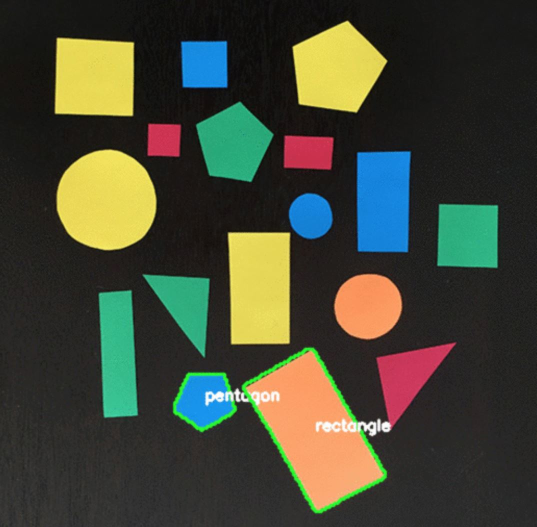
#> input picture shapes_and_colors.JPG, 1073 x 1054 px (shown at 1/2 size)
$ python -i templatematch.py   (imports and definitions only)
#> lines starting #> are read from the running program, lines starting #| are printed output that depends on the picture
import numpy as np
import cv2
import format_obj
import time

AREA_THRESHOLD = 10000
COLORS = ["PINK", "GREEN", "YELLOW", "RED"]

#this defines the threshold for the hsv_mask

low_pink_hsv = np.array([142, 50, 157])
high_pink_hsv = np.array([247, 255, 255])

low_green_hsv = np.array([52, 97, 80])
high_green_hsv = np.array([98, 255, 255])

low_yellow_hsv = np.array([30, 50, 50])
high_yellow_hsv = np.array([45, 255, 255])

low_orange_hsv = np.array([0, 209, 60])
high_orange_hsv = np.array([132, 255, 255])

low_red_hsv = np.array([0, 180, 16])
high_red_hsv = np.array([20, 255, 255])


def getContours(raw_frame, color):
	hsv = cv2.cvtColor(frame,cv2.COLOR_BGR2HSV)

	if(color == "PINK"):
		mask_hsv = cv2.inRange(hsv, low_pink_hsv, high_pink_hsv)
	elif(color == "GREEN"):
		mask_hsv = cv2.inRange(hsv, low_green_hsv, high_green_hsv)
		# tmp = cv2.resize(mask_hsv, (960, 540))
		# cv2.imshow('hsv', tmp)
		# cv2.waitKey(30)
	elif(color == "YELLOW"):
		mask_hsv = cv2.inRange(hsv, low_yellow_hsv, high_yellow_hsv)
	elif(color == "ORANGE"):
		mask_hsv = cv2.inRange(hsv, low_orange_hsv, high_orange_hsv)
	elif(color == "RED"):
		mask_hsv = cv2.inRange(hsv, low_red_hsv, high_red_hsv)


	contours, _ = cv2.findContours(mask_hsv,cv2.RETR_TREE,cv2.CHAIN_APPROX_NONE)

	return contours

def getFeatures(frame, c, color):


	M = cv2.moments(c)

	#this gives details for the smallest bounding box needed, NOTE: DOESN'T ACCOUNT FOR ROTATION
	x, y, w, h = cv2.boundingRect(c)

	#gets the angle of rotation of the bounding box, if its too large, then we should give error
	(_,_),(_,_),angle = cv2.fitEllipse(c)

	#gets perimeter, use this to find out length of contour
	perimeter = cv2.arcLength(c,True)

	epsilon = 0.01*cv2.arcLength(c,True)
	approx = cv2.approxPolyDP(c,epsilon,True)

	#gets number of points that are needed for for the contour
	points = len(approx)

	# [6 lines of commented-out code are left out]
	if color == "RED":
		cv2.drawContours(frame, c, -1, (0, 255, 0), 5)
	else:
		cv2.drawContours(frame, c, -1, (255, 0, 0), 3)

	return (x, y, color, points)


def getBoxArray(frame):
	blur = cv2.GaussianBlur(frame, (11, 11), 0, 0)

	box_arr = []
	for color in COLORS:
		contours = getContours(blur, color)
		for c in contours:
			if cv2.contourArea(c) > AREA_THRESHOLD:
				box_arr.append(getFeatures(frame, c, color))

	return box_arr


def redInArr(array):
	for x in array:
		if x[2] == "RED":
			return True

	return False


def removeRed(array):
	return [i for i in array if i[2] != "RED"]

# [54 lines not run here, left out]

>>> import cv2
>>> picture = cv2.imread('shapes_and_colors.JPG', cv2.IMREAD_GRAYSCALE)
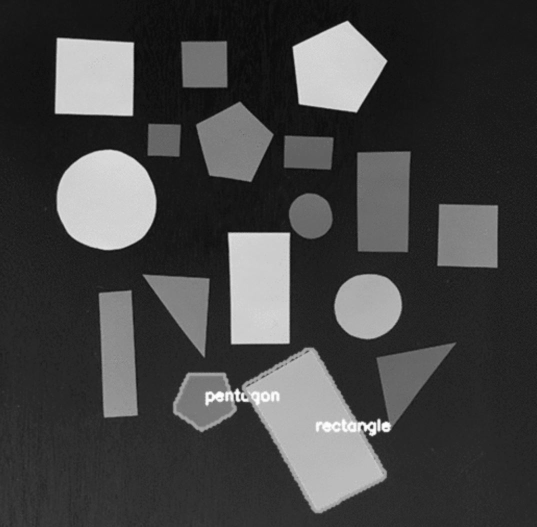
#> picture: shape (1054, 1073) (shown at 1/2 size); min 5, max 255, mean 67.6
>>> result = getBoxArray(picture)
#> after the loop in getBoxArray, `for color in COLORS:`: box_arr = []
#> (the run stopped early here; a loop or call above may not have finished)
